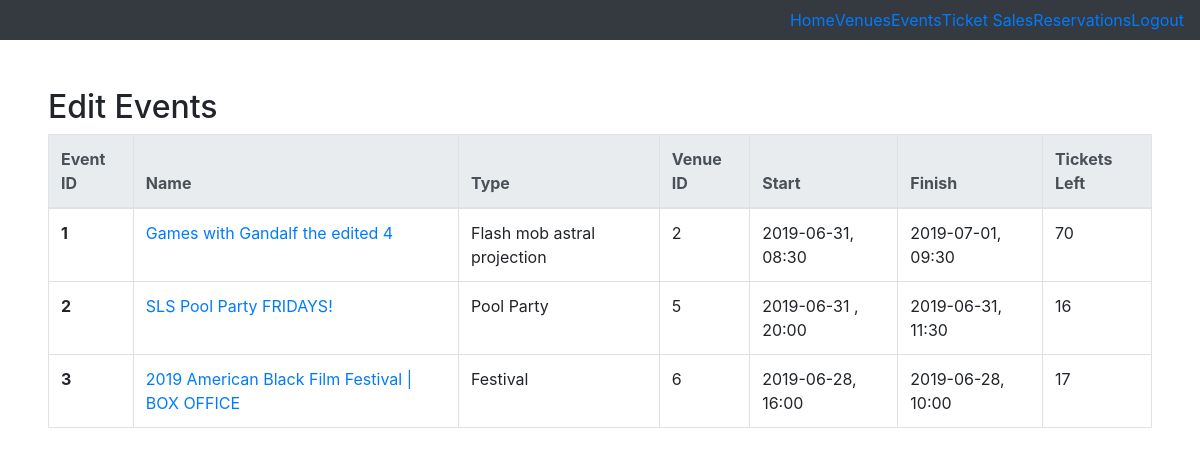
Before: /admin-events (signed in) with the older database file.
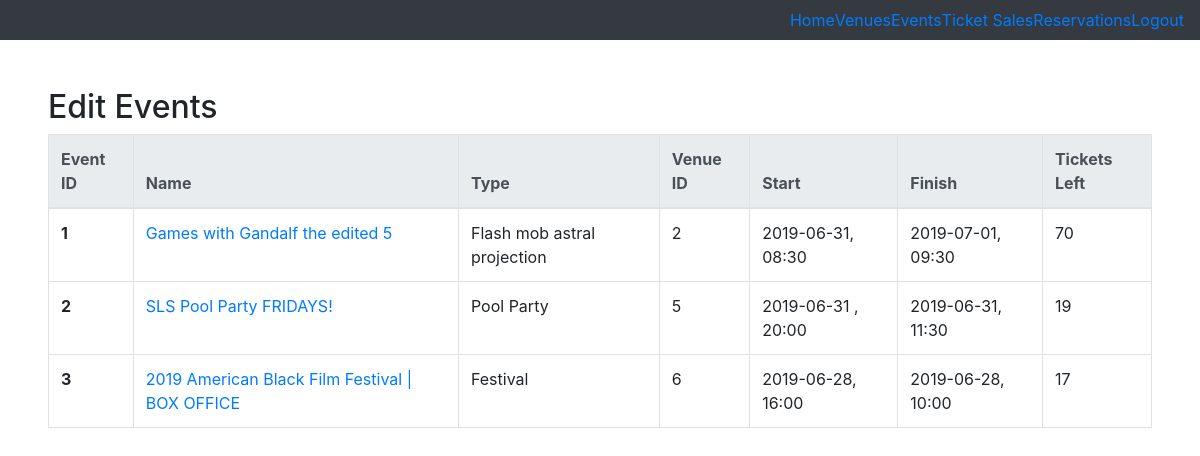
After: the same page with the newer database file.
### tables this page shows
CREATE TABLE 'events' ( eventID INTEGER PRIMARY KEY AUTOINCREMENT NOT NULL,'eventName' VARCHAR NOT NULL,'ticketsLeft' INTEGER NOT NULL,
  type VARCHAR NOT NULL,'startDate' date NOT NULL,'endDate' date NOT NULL,
  description VARCHAR NOT NULL,
  venueID INTEGER NOT NULL,
  adminID INTEGER NOT NULL
, 'endTime'  time NOT NULL  , 'startTime'  time NOT NULL  );

### application.py (the view)
@app.route("/admin-events", methods=["GET"])
@login_required
def adminEvents():
    if not session["admin"]:
        msg = "You must be an admin to access that page. Please log in."
        return render_template("admin-login.html", msg=msg)
    if request.method == "GET":
        events = db.execute(allEventQry)
        return render_template("admin-events.html", events=events)

### application.py (called while the page is built)
@app.after_request
def after_request(response):
    response.headers["Cache-Control"] = "no-cache, no-store, must-revalidate"
    response.headers["Expires"] = 0
    response.headers["Pragma"] = "no-cache"
    return response

### helpers.py (called while the page is built)
def login_required(f):
    @wraps(f)
    def decorated_function(*args, **kwargs):
        if session.get("user_id") is None:
            return redirect("/login")
        return f(*args, **kwargs)
    return decorated_function

### templates/admin-events.html (shortened to what this page needs)
{% extends "baseadmin.html" %}
{% block body %}
<h2>Edit Events</h2>
<table class="table table-bordered table-hover">
  <thead class="thead-light">
    <tr>
      <th scope="col">Event ID</th>
      <th scope="col">Name</th>
      <th scope="col">Type</th>
      <th scope="col">Venue ID</th>
      <th scope="col">Start</th>
      <th scope="col">Finish</th>
      <th scope="col">Tickets Left</th>
    </tr>
  </thead>
  <tbody>
    {% for event in events %}
    <tr>
      <th scope="row">{{event.eventID}}</th>
      <td scope="row"><a href="{{ '/event/%s'%event.eventID|urlencode }}">{{event.eventName}}</a></td>
      <td scope="row">{{event.type}}</td>
      <td scope="row">{{event.venueID}}</td>
      <td scope="row">{{event.startDate}}, {{event.startTime}}</td>
      <td scope="row">{{event.endDate}}, {{event.endTime}}</td>
      <td scope="row">{{event.ticketsLeft}}</td>
    </tr>
    {% endfor %}
  </tbody>
</table>
{% endblock %}

### templates/baseadmin.html (shortened to what this page needs)
<!DOCTYPE html>
<html lang="en">
<head>
    <link rel="stylesheet" href="https://stackpath.bootstrapcdn.com/bootstrap/4.3.1/css/bootstrap.min.css"
>
</head>
</head>
<body>
    <main>
      <nav class="navbar navbar-expand-lg navbar-dark bg-dark">
        <div class="collapse navbar-collapse">
          <ul class="navbar-nav ml-auto">
             <li class="navbar-link"><a href="/admin">Home</a></li>
             <li class="navbar-link"><a href="/admin-venues">Venues</a></li>
             <li class="navbar-link"><a href="/admin-events">Events</a></li>
             <li class="navbar-link"><a href="/admin-ticketSales">Ticket Sales</a></li>
             <li class="navbar-link"><a href="#">Reservations</a></li>
             <li class="navbar-link"><a href="{{ url_for('logout') }}">Logout</a></li>
          </ul>
        </div>
      </nav>
    <div class="fluid-container m-5">{% block body %}{% endblock %}</div>
    </main>
</body>
</html>

Changed rows visible on the page:
changed events "Flash mob astral projection": eventName "Games with Gandalf the edited 4" → "Games with Gandalf the edited 5"
changed events "SLS Pool Party FRIDAYS!": ticketsLeft "16" → "19"
